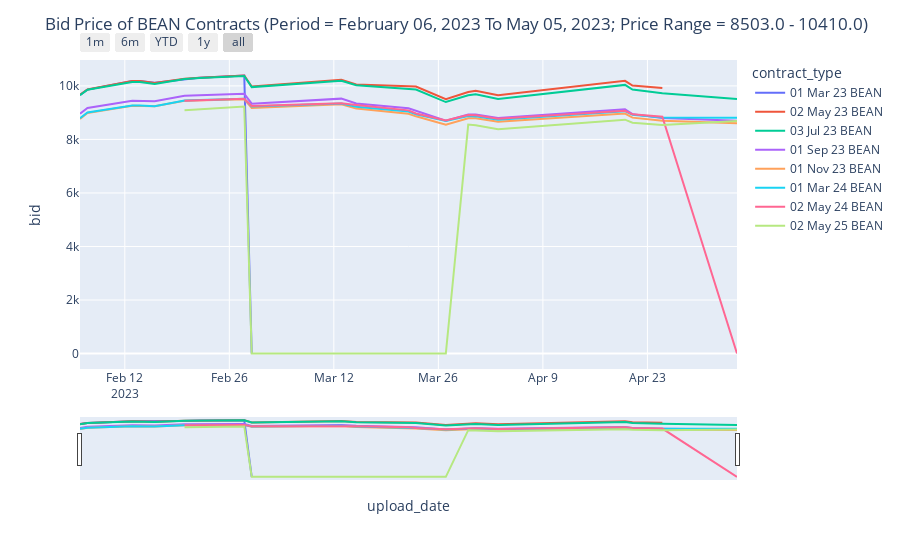

This figure's notebook cell:
### Code cell
def filteringplotly(Market, Grain_Type):
    A = df_New.loc[df_New['Market'] == Market, ('last', 'bid','upload_date','contract_type', 'Grain_Type')]
    B = A.loc[A['Grain_Type'] == Grain_Type, ('last', 'bid', 'upload_date','contract_type')]
    Max_Price = B['last'].loc[B['last'].idxmax()]
    Min_Price = B['last'].loc[B['last'].idxmin()]

    Max_Date = '{:%B %d, %Y}'.format(B['upload_date'].loc[B['upload_date'].idxmax()])
    Min_Date = '{:%B %d, %Y}'.format(B['upload_date'].loc[B['upload_date'].idxmin()])
    
    fig = px.line(B, x='upload_date', y='bid', color='contract_type')
    
    fig.update_layout(barmode = 'group', 
    title= f"Bid Price of {Grain_Type} Contracts (Period = {Min_Date} To {Max_Date}; Price Range = {Min_Price} - {Max_Price})")

    
    # Add range slider
    fig.update_layout(
        xaxis=dict(
            rangeselector=dict(
                buttons=list([
                    dict(count=1,
                         label="1m",
                         step="month",
                         stepmode="backward"),
                    dict(count=6,
                         label="6m",
                         step="month",
                         stepmode="backward"),
                    dict(count=1,
                         label="YTD",
                         step="year",
                         stepmode="todate"),
                    dict(count=1,
                         label="1y",
                         step="year",
                         stepmode="backward"),
                    dict(step="all")
                ])
            ),
            rangeslider=dict(
                visible=True
            ),
            type="date"
        )
    )

    fig.show()

widgets.interact(filteringplotly, Market = list1, Grain_Type = list2)

### Figure 1 — Plotly figure (JSON) as saved in the notebook; plotly's stock layout.template omitted (floating-point values rounded to 4 significant figures)
{"data": [{"hovertemplate": "contract_type=01 Mar 23 BEAN<br>upload_date=%{x}<br>bid=%{y}<extra></extra>", "legendgroup": "01 Mar 23 BEAN", "line": {"color": "#636efa", "dash": "solid"}, "marker": {"symbol": "circle"}, "mode": "lines", "name": "01 Mar 23 BEAN", "orientation": "v", "showlegend": true, "type": "scatter", "x": ["2023-02-06T00:00:00", "2023-02-07T00:00:00", "2023-02-13T00:00:00", "2023-02-14T00:00:00", "2023-02-16T00:00:00", "2023-02-20T00:00:00", "2023-02-22T00:00:00", "2023-02-28T00:00:00", "2023-03-01T00:00:00"], "xaxis": "x", "y": [9664, 9862, 10187, 10187, 10117, 10249, 10308, 10389, 0], "yaxis": "y"}, {"hovertemplate": "contract_type=02 May 23 BEAN<br>upload_date=%{x}<br>bid=%{y}<extra></extra>", "legendgroup": "02 May 23 BEAN", "line": {"color": "#EF553B", "dash": "solid"}, "marker": {"symbol": "circle"}, "mode": "lines", "name": "02 May 23 BEAN", "orientation": "v", "showlegend": true, "type": "scatter", "x": ["2023-02-06T00:00:00", "2023-02-07T00:00:00", "2023-02-13T00:00:00", "2023-02-14T00:00:00", "2023-02-16T00:00:00", "2023-02-20T00:00:00", "2023-02-22T00:00:00", "2023-02-28T00:00:00", "2023-03-01T00:00:00", "2023-03-13T00:00:00", "2023-03-15T00:00:00", "2023-03-22T00:00:00", "2023-03-23T00:00:00", "2023-03-27T00:00:00", "2023-03-30T00:00:00", "2023-03-31T00:00:00", "2023-04-03T00:00:00", "2023-04-20T00:00:00", "2023-04-21T00:00:00", "2023-04-25T00:00:00"], "xaxis": "x", "y": [9669, 9869, 10187, 10187, 10108, 10266, 10308, 10390, 9979, 10230, 10052, 9976, 9976, 9500, 9772, 9821, 9655, 10187, 10012, 9925], "yaxis": "y"}, {"hovertemplate": "contract_type=03 Jul 23 BEAN<br>upload_date=%{x}<br>bid=%{y}<extra></extra>", "legendgroup": "03 Jul 23 BEAN", "line": {"color": "#00cc96", "dash": "solid"}, "marker": {"symbol": "circle"}, "mode": "lines", "name": "03 Jul 23 BEAN", "orientation": "v", "showlegend": true, "type": "scatter", "x": ["2023-02-06T00:00:00", "2023-02-07T00:00:00", "2023-02-13T00:00:00", "2023-02-14T00:00:00", "2023-02-16T00:00:00", "2023-02-20T00:00:00", "2023-02-22T00:00:00", "2023-02-28T00:00:00", "2023-03-01T00:00:00", "2023-03-13T00:00:00", "2023-03-15T00:00:00", "2023-03-22T00:00:00", "2023-03-23T00:00:00", "2023-03-27T00:00:00", "2023-03-30T00:00:00", "2023-03-31T00:00:00", "2023-04-03T00:00:00", "2023-04-20T00:00:00", "2023-04-21T00:00:00", "2023-04-25T00:00:00", "2023-05-05T00:00:00"], "xaxis": "x", "y": [9650, 9855, 10146, 10146, 10072, 10260, 10292, 10368, 9955, 10193, 10024, 9885, 9863, 9396, 9653, 9689, 9512, 10037, 9862, 9722, 9506], "yaxis": "y"}, {"hovertemplate": "contract_type=01 Sep 23 BEAN<br>upload_date=%{x}<br>bid=%{y}<extra></extra>", "legendgroup": "01 Sep 23 BEAN", "line": {"color": "#ab63fa", "dash": "solid"}, "marker": {"symbol": "circle"}, "mode": "lines", "name": "01 Sep 23 BEAN", "orientation": "v", "showlegend": true, "type": "scatter", "x": ["2023-02-06T00:00:00", "2023-02-07T00:00:00", "2023-02-13T00:00:00", "2023-02-14T00:00:00", "2023-02-16T00:00:00", "2023-02-20T00:00:00", "2023-02-22T00:00:00", "2023-02-28T00:00:00", "2023-03-01T00:00:00", "2023-03-13T00:00:00", "2023-03-15T00:00:00", "2023-03-22T00:00:00", "2023-03-23T00:00:00", "2023-03-27T00:00:00", "2023-03-30T00:00:00", "2023-03-31T00:00:00", "2023-04-03T00:00:00", "2023-04-20T00:00:00", "2023-04-21T00:00:00", "2023-04-25T00:00:00", "2023-05-05T00:00:00"], "xaxis": "x", "y": [8959, 9176, 9444, 9444, 9427, 9628, 9654, 9704, 9336, 9524, 9343, 9162, 9067, 8699, 8933, 8928, 8799, 9130, 8945, 8803, 8697], "yaxis": "y"}, {"hovertemplate": "contract_type=01 Nov 23 BEAN<br>upload_date=%{x}<br>bid=%{y}<extra></extra>", "legendgroup": "01 Nov 23 BEAN", "line": {"color": "#FFA15A", "dash": "solid"}, "marker": {"symbol": "circle"}, "mode": "lines", "name": "01 Nov 23 BEAN", "orientation": "v", "showlegend": true, "type": "scatter", "x": ["2023-02-06T00:00:00", "2023-02-07T00:00:00", "2023-02-13T00:00:00", "2023-02-14T00:00:00", "2023-02-16T00:00:00", "2023-02-20T00:00:00", "2023-02-22T00:00:00", "2023-02-28T00:00:00", "2023-03-01T00:00:00", "2023-03-13T00:00:00", "2023-03-15T00:00:00", "2023-03-22T00:00:00", "2023-03-23T00:00:00", "2023-03-27T00:00:00", "2023-03-30T00:00:00", "2023-03-31T00:00:00", "2023-04-03T00:00:00", "2023-04-20T00:00:00", "2023-04-21T00:00:00", "2023-04-25T00:00:00", "2023-05-05T00:00:00"], "xaxis": "x", "y": [8762, 8986, 9260, 9260, 9238, 9447, 9464, 9500, 9170, 9313, 9151, 8960, 8863, 8548, 8790, 8789, 8662, 8965, 8814, 8694, 8606], "yaxis": "y"}, {"hovertemplate": "contract_type=01 Mar 24 BEAN<br>upload_date=%{x}<br>bid=%{y}<extra></extra>", "legendgroup": "01 Mar 24 BEAN", "line": {"color": "#19d3f3", "dash": "solid"}, "marker": {"symbol": "circle"}, "mode": "lines", "name": "01 Mar 24 BEAN", "orientation": "v", "showlegend": true, "type": "scatter", "x": ["2023-02-06T00:00:00", "2023-02-07T00:00:00", "2023-02-13T00:00:00", "2023-02-14T00:00:00", "2023-02-16T00:00:00", "2023-02-20T00:00:00", "2023-02-22T00:00:00", "2023-02-28T00:00:00", "2023-03-01T00:00:00", "2023-03-13T00:00:00", "2023-03-15T00:00:00", "2023-03-22T00:00:00", "2023-03-23T00:00:00", "2023-03-27T00:00:00", "2023-03-30T00:00:00", "2023-03-31T00:00:00", "2023-04-03T00:00:00", "2023-04-20T00:00:00", "2023-04-21T00:00:00", "2023-04-25T00:00:00", "2023-05-05T00:00:00"], "xaxis": "x", "y": [8791, 9003, 9271, 9271, 9238, 9455, 9470, 9523, 9230, 9343, 9218, 9045, 8939, 8686, 8877, 8861, 8738, 9056, 8918, 8816, 8807], "yaxis": "y"}, {"hovertemplate": "contract_type=02 May 24 BEAN<br>upload_date=%{x}<br>bid=%{y}<extra></extra>", "legendgroup": "02 May 24 BEAN", "line": {"color": "#FF6692", "dash": "solid"}, "marker": {"symbol": "circle"}, "mode": "lines", "name": "02 May 24 BEAN", "orientation": "v", "showlegend": true, "type": "scatter", "x": ["2023-02-20T00:00:00", "2023-02-22T00:00:00", "2023-02-28T00:00:00", "2023-03-01T00:00:00", "2023-03-13T00:00:00", "2023-03-15T00:00:00", "2023-03-22T00:00:00", "2023-03-23T00:00:00", "2023-03-27T00:00:00", "2023-03-30T00:00:00", "2023-03-31T00:00:00", "2023-04-03T00:00:00", "2023-04-20T00:00:00", "2023-04-21T00:00:00", "2023-04-25T00:00:00", "2023-05-05T00:00:00"], "xaxis": "x", "y": [9449, 9464, 9523, 9250, 9355, 9289, 9085, 8968, 8707, 8914, 8902, 8769, 9069, 8937, 8848, 0], "yaxis": "y"}, {"hovertemplate": "contract_type=02 May 25 BEAN<br>upload_date=%{x}<br>bid=%{y}<extra></extra>", "legendgroup": "02 May 25 BEAN", "line": {"color": "#B6E880", "dash": "solid"}, "marker": {"symbol": "circle"}, "mode": "lines", "name": "02 May 25 BEAN", "orientation": "v", "showlegend": true, "type": "scatter", "x": ["2023-02-20T00:00:00", "2023-02-22T00:00:00", "2023-02-28T00:00:00", "2023-03-01T00:00:00", "2023-03-13T00:00:00", "2023-03-15T00:00:00", "2023-03-22T00:00:00", "2023-03-23T00:00:00", "2023-03-27T00:00:00", "2023-03-30T00:00:00", "2023-03-31T00:00:00", "2023-04-03T00:00:00", "2023-04-20T00:00:00", "2023-04-21T00:00:00", "2023-04-25T00:00:00", "2023-05-05T00:00:00"], "xaxis": "x", "y": [9092, 9126, 9232, 0, 0, 0, 0, 0, 0, 8555, 8527, 8377, 8738, 8624, 8538, 8691], "yaxis": "y"}], "layout": {"barmode": "group", "legend": {"title": {"text": "contract_type"}, "tracegroupgap": 0}, "margin": {"t": 60}, "title": {"text": "Bid Price of BEAN Contracts (Period = February 06, 2023 To May 05, 2023; Price Range = 8503.0 - 10410.0)"}, "xaxis": {"anchor": "y", "domain": [0, 1], "rangeselector": {"buttons": [{"count": 1, "label": "1m", "step": "month", "stepmode": "backward"}, {"count": 6, "label": "6m", "step": "month", "stepmode": "backward"}, {"count": 1, "label": "YTD", "step": "year", "stepmode": "todate"}, {"count": 1, "label": "1y", "step": "year", "stepmode": "backward"}, {"step": "all"}]}, "rangeslider": {"visible": true}, "title": {"text": "upload_date"}, "type": "date"}, "yaxis": {"anchor": "x", "domain": [0, 1], "title": {"text": "bid"}}}}
